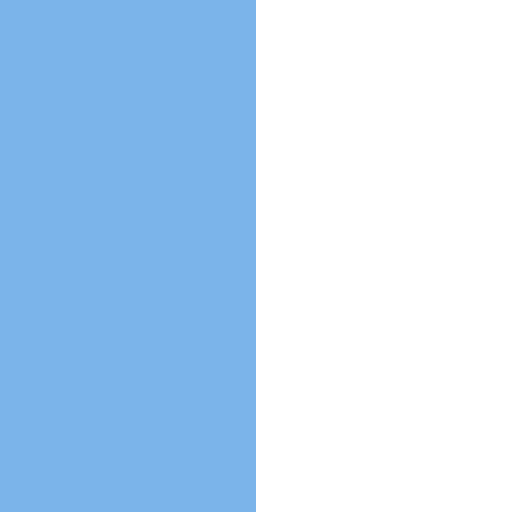
Frame 1 (no input)
Frame 60 (the mouse pressed at the canvas centre just before this capture): blank canvas, image omitted
Frame 120 (the mouse held since frame 60 and released just before this capture): blank canvas, image omitted

The Processing sketch that drew this single still picture (run headless with seeded random() and noise(); from frame 60 on, the mouse is pressed at the canvas centre):

// Processing sketch: assignment07A
// ── assignment07A.pde
boolean playerTurn = false;
String[] moveList = { "L" };
String setMove;
int movePointer = 0;
int timer = 80;

void setup() {
  size(512, 512);
  movePointer = 0;
}


void draw() {
  background(255);

  if (playerTurn) {
    
    if (keyPressed) {
      switch(keyCode) {
      case LEFT:
        setMove = "L";
        makeMove("L");
        break;
      case RIGHT:
        setMove = "R";
        makeMove("R");
        break;
      }
    }
    
  } else {
    timer--;

    if (timer > 20 && timer < 80) {
      // Only show Simon's move for part of the timer
      makeMove( moveList[movePointer] );
    }

    if (timer <= 0) {
      if (movePointer < moveList.length-1) {
        movePointer++;
        timer = 80;
      } else {
        movePointer = 0;
        playerTurn = true;
        timer = 120;
      }
    }
  }
}



void makeMove (String move) {
  noStroke();
  if (move == "L") {
    fill(#7BB4EA);
    rect(0, 0, width/2, height);
  } else if (move == "R") {
    fill(#EA7BE5);
    rect(width/2, 0, width, height);
  }
}

void keyReleased() {
  if (playerTurn) {
    if (moveList[movePointer] == setMove) {
      println("CORRECT");
      
      if (movePointer < moveList.length-1) {
        movePointer++;
      } else {
        println("----Adding a new move, now", moveList.length+1, "moves----");
        
        // Make a new array of current size + 1
        String[] copyMoves = new String[moveList.length + 1];
                    
        // Copy all the current moves to the new array
        for (int i = 0; i < moveList.length; i++) {
           copyMoves[i] = moveList[i];
        }
        
        // Make a random move
        String randMove = (random(1) < 0.5) ? "L" : "R";
        
        // Add the new random move at the end
        copyMoves[copyMoves.length-1] = randMove;
        
        // Set the moveList array to new array
        moveList = copyMoves;
        
        movePointer = 0;
        playerTurn = false;
      }
      
    } else {
      println("WROOONG");
      moveList = new String[] { "L" };
      movePointer = 0;
      playerTurn = false;
    }
  }
}
